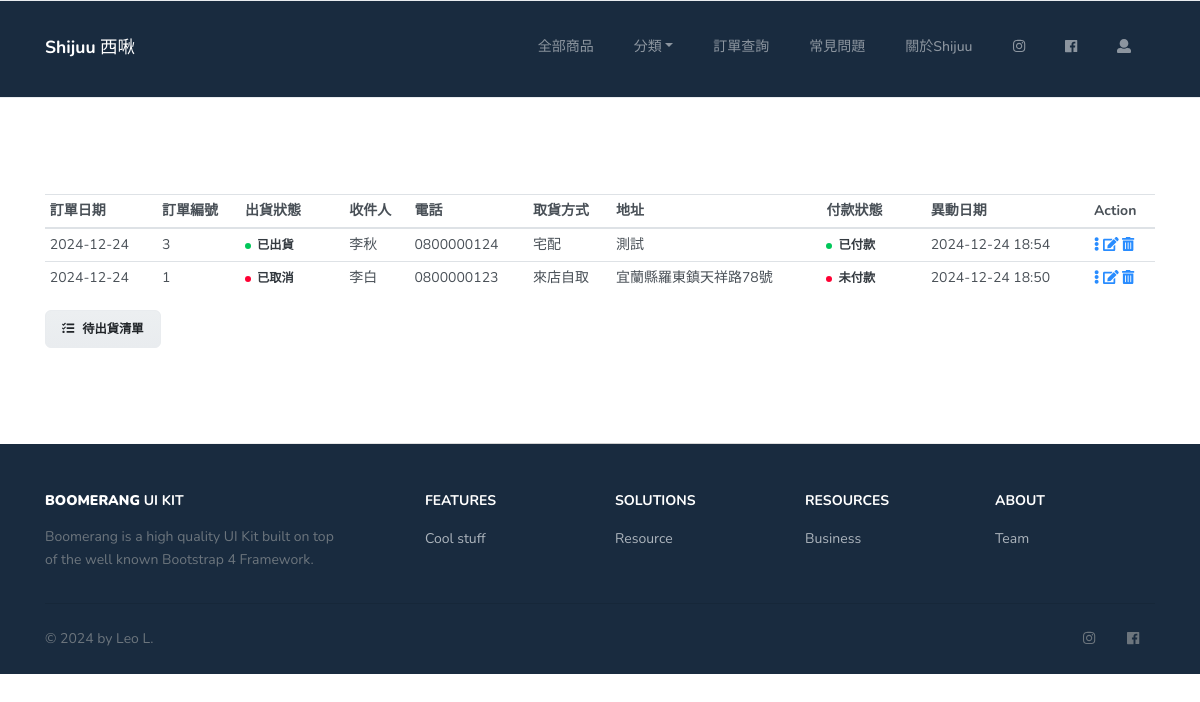
The page /orders/all (signed in) on the database its author committed.
### app/models.py (models this page shows, shortened)
class Order(db.Model):
    id = db.Column(db.Integer, primary_key=True)
    user_id = db.Column(db.Integer, db.ForeignKey("user.id"), nullable=True)
    order_products = db.relationship("OrderProduct", back_populates="order")
    total_amount = db.Column(db.Integer, default=1, nullable=False)         # 訂單總金額
    receiver = db.Column(db.String(20), nullable=False)                     # 收件人姓名
    received_type = db.Column(db.String(10), default="來店自取")             # 收件種類(自取, 宅配)
    address = db.Column(db.String(100))
    phone = db.Column(db.String(11))
    status = db.Column(db.String(20), default="確認中")
    payment_status = db.Column(db.String(20), default="未付款")           # 訂單付款狀態
    created_time = db.Column(db.DateTime, default=datetime.now())        # 訂單成立時間
    updated_time = db.Column(db.DateTime, default=datetime.now())        # 訂單異動時間
    note = db.Column(db.String(50))

### app/orders/routes.py (the view)
@orders_bp.route("/all", methods=["GET", "POST"])
def orders():
    try:
        if current_user.is_admin == True:
            orders = Order.query.order_by(Order.id.desc()).all()
            return render_template("order_page.html", orders=orders)
    except:
        return render_template("order_page.html", orders=orders)

### app/models.py (called while the page is built)
@login.user_loader
def load_user(user_id):
    return User.query.filter_by(id=user_id).first()

### app/orders/templates/order_page.html (shortened to what this page needs)
{% extends "base.html" %}
{% block app_container %}
    <section class="slice slice-lg" data-delimiter="1">
        <div class="container">
            <table class="table table-sm table-hover align-items-center">
                <thead>
                    <tr>
                        <th scope="col">訂單日期</th>
                        <th scope="col">訂單編號</th>
                        <th scope="col">出貨狀態</th>
                        <th scope="col">收件人</th>
                        <th scope="col">電話</th>
                        <th scope="col">取貨方式</th>
                        <th scope="col">地址</th>
                        <th scope="col">付款狀態</th>
                        <th scope="col">異動日期</th>
                        <th scope="col">Action</th>
                    </tr>
                </thead>
                <tbody>
                    {% for order in orders %}
                        <tr class="bg-white" scope="row" onclick="window.location='#'">
                            <td>{{ order.created_time.strftime('%Y-%m-%d') }}</td>
                            <td>{{ order.id }}</td>
                            <td>
                                <span class="badge badge-dot mr-4">
                                    {% if order.status == "確認中" %}
                                    <i class="bg-yellow"></i>{{ order.status }}
                                    {% elif order.status == "準備中" %}
                                    <i class="bg-primary"></i>{{ order.status }}
                                    {% elif order.status == "已出貨" %}
                                    <i class="bg-success"></i><strong>{{ order.status }}</strong>
                                    {% elif order.status == "已取消" %}
                                    <i class="bg-danger"></i><strong>{{ order.status }}</strong>
                                    {% endif %}
                                </span>
                            </td>
                            <td>{{ order.receiver }}</td>
                            <td>{{ order.phone }}</td>
                            <td>{{ order.received_type }}</td>
                            <td>{{ order.address }}</td>
                            <td>
                                <span class="badge badge-dot mr-4">
                                    {% if order.payment_status == "未付款" %}
                                    <i class="bg-danger"></i><strong>{{ order.payment_status }}</strong>
                                    {% elif order.payment_status == "已付款" %}
                                    <i class="bg-success"></i><strong>{{ order.payment_status }}</strong>
                                    {% endif%}
                                </span>
                            </td>
                            <td>{{ order.updated_time.strftime('%Y-%m-%d %H:%M') }}</td>
                            <td>
                                <a data-toggle="collapse" href="#order_details_{{ loop.index }}" role="button" aria-expanded="false" aria-controls="collapseExample"><i class="fas fa-ellipsis-v"></i></a>
                                {% if current_user.is_admin == True %}
                                    <a href="" data-toggle="modal" data-target="#order_edit_{{ loop.index }}"><i class="fas fa-edit"></i></a>
                                    <a href="" data-toggle="modal" data-target="#order_delete_{{ loop.index }}"><i class="fas fa-trash-alt"></i></a>
                                {% endif %}
                            </td>
                        </tr>
                    {% endfor %}
                </tbody>
            </table>
            {% if current_user.is_admin == True %}
                <a href="#" type="button" class="btn btn-sm btn-light">
                    <i class="fas fa-tasks"></i><span>待出貨清單</span>
                </a>
            {% endif %}
        </div>
    </section>
{% endblock %}

### rows shown on the page
Order: created_time "2024-12-24", id "3", status "已出貨", receiver "李秋", phone "0800000124", received_type "宅配", address "測試", payment_status "已付款", updated_time "2024-12-24 18:54"
Order: created_time "2024-12-24", id "1", status "已取消", receiver "李白", phone "0800000123", received_type "來店自取", address "宜蘭縣羅東鎮天祥路78號", payment_status "未付款", updated_time "2024-12-24 18:50"
